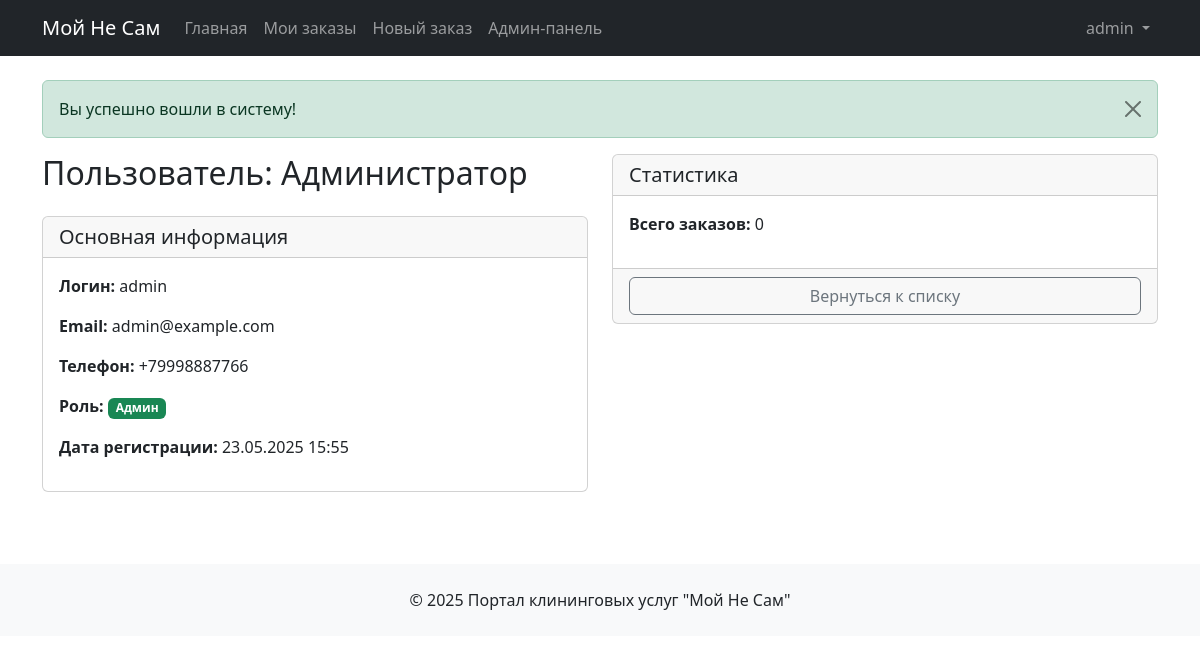
The page /admin/view_user.php?id=1 (signed in) on the database its author committed.
### tables this page shows
CREATE TABLE `users` (
  `id` int NOT NULL,
  `full_name` varchar(100) NOT NULL,
  `phone` varchar(20) NOT NULL,
  `email` varchar(100) NOT NULL,
  `login` varchar(50) NOT NULL,
  `password` varchar(255) NOT NULL,
  `role` enum('user','admin') DEFAULT 'user',
  `created_at` timestamp NULL DEFAULT CURRENT_TIMESTAMP
);

### includes/functions.php (called while the page is built, shortened)
<?php
function getUserById($userId) {
    global $pdo;
    $stmt = $pdo->prepare("SELECT * FROM users WHERE id = ?");
    $stmt->execute([$userId]);
    return $stmt->fetch();
}
?>

### admin/view_user.php (the view, shortened to what this page needs)
<?php
require_once '../includes/config.php';
$userId = (int)$_GET['id'];
$user = getUserById($userId);
$ordersCount = $pdo->prepare("SELECT COUNT(*) as count FROM orders WHERE user_id = ?");
$ordersCount->execute([$userId]);
$ordersCount = $ordersCount->fetch()['count'];
include '../templates/header.php';
?>
<div class="row">
    <div class="col-md-6">
        <h2 class="mb-4">Пользователь: <?= htmlspecialchars($user['full_name']) ?></h2>
        <div class="card mb-4">
            <div class="card-header">
                <h5 class="card-title mb-0">Основная информация</h5>
            </div>
            <div class="card-body">
                <p><strong>Логин:</strong> <?= htmlspecialchars($user['login']) ?></p>
                <p><strong>Email:</strong> <?= htmlspecialchars($user['email']) ?></p>
                <p><strong>Телефон:</strong> <?= htmlspecialchars($user['phone']) ?></p>
                <p>
                    <strong>Роль:</strong>
                    <span class="badge <?= $user['role'] === 'admin' ? 'bg-success' : 'bg-primary' ?>">
                        <?= $user['role'] === 'admin' ? 'Админ' : 'Пользователь' ?>
                    </span>
                </p>
                <p><strong>Дата регистрации:</strong> <?= date('d.m.Y H:i', strtotime($user['created_at'])) ?></p>
            </div>
        </div>
    </div>
    <div class="col-md-6">
        <div class="card">
            <div class="card-header">
                <h5 class="card-title mb-0">Статистика</h5>
            </div>
            <div class="card-body">
                <p><strong>Всего заказов:</strong> <?= $ordersCount ?></p>
            </div>
            <div class="card-footer">
                <div class="d-grid gap-2">
                    <a href="users.php" class="btn btn-outline-secondary">Вернуться к списку</a>
                </div>
            </div>
        </div>
    </div>
</div>
<?php
include '../templates/footer.php';
?>

### rows shown on the page
users: full_name "Администратор", login "admin", email "admin@example.com", phone "+79998887766", created_at "23.05.2025 15:55"

### other values the page prints
$_SESSION['user_login'] "admin"
$_SESSION['alert']['message'] "Вы успешно вошли в систему!"
$ordersCount "0"
